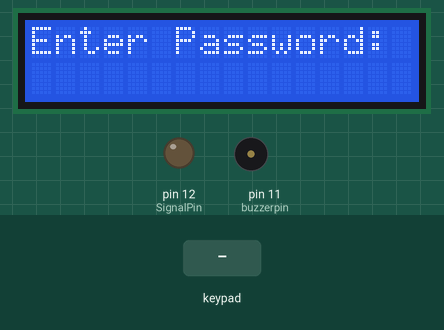
This sketch was run on a simulated Arduino Uno, built with avr-gcc and run on an emulated ATmega328P. On the bench: 16×2 character LCD, output pins drawn as LEDs (lit = HIGH), buzzer (waves = sounding). The inputs (shaded band) are chosen by the test bench.

Above: at 1.3 s.
1.4 s: keypad keys 1 3 9 7 2 2 2 # pressed 0.4 s apart
At 5.8 s:
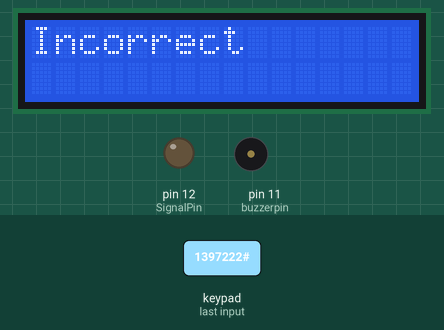
7.6 s: key 'A' pressed
At 8.8 s:
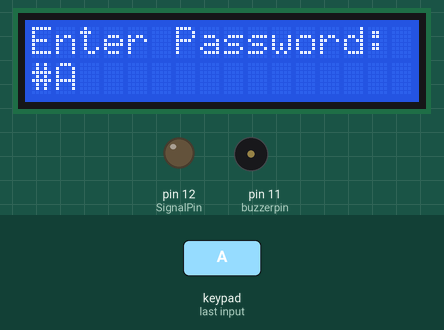
9.1 s: key 'B' pressed
At 10.3 s:
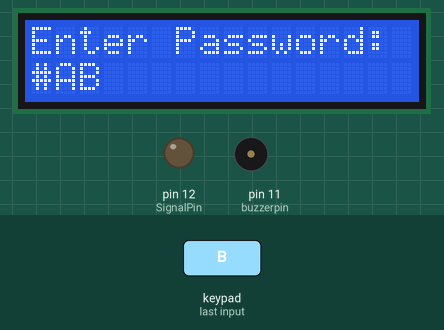
10.6 s: keypad keys 1 2 3 4 5 6 7 * pressed 0.4 s apart
At 15.7 s:
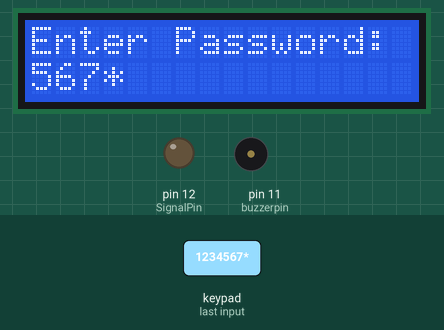
16.4 s: key 'C' pressed
At 17.6 s:
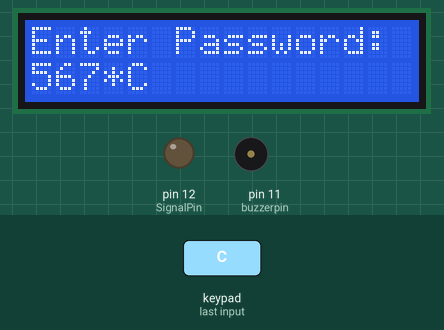
17.9 s: keypad keys 1 2 3 4 5 6 7 A pressed 0.4 s apart
At 23.0 s:
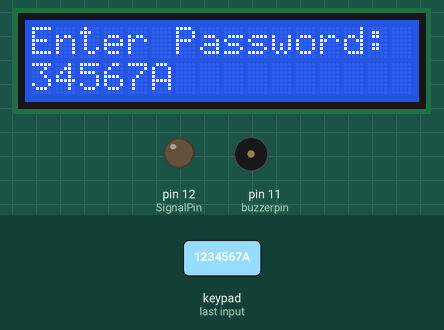
Timing chart, 0 to 24.3 s (numbered marks = the images above; inputs shaded):
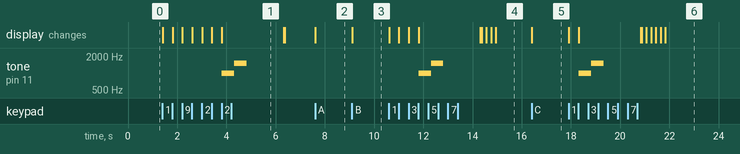

Measured:
- after the input at 1.4 s, tone on pin 11 (buzzerpin): silent → 1000 Hz after 2.4 s, → 1500 Hz 0.50 s later, → silent 0.50 s later; the display: first changes at once (image 1 shows a later state)
- after the input at 7.6 s, the display: changes at once (image 2)
- after the input at 9.1 s, the display: changes at once (image 3)
- after the input at 10.6 s, tone on pin 11 (buzzerpin): silent → 1000 Hz after 1.2 s, → 1500 Hz 0.50 s later, → silent 0.50 s later; the display: first changes at once (image 4 shows a later state)
- after the input at 16.4 s, the display: changes at once (image 5)
- after the input at 17.9 s, tone on pin 11 (buzzerpin): silent → 1000 Hz after 0.42 s, → 1500 Hz 0.50 s later, → silent 0.50 s later; the display: first changes at once (image 6 shows a later state)

The sketch:

sketch_jan25a_Password_keypad.ino
```cpp
#include <Wire.h>
#include <Keypad.h>
#include <LiquidCrystal_I2C.h>

#define Password_Length 8

int buzzerpin = 11;
int SignalPin = 12;

char Data [Password_Length];
char Master [Password_Length] = "1234567";
byte data_count = 0, master_count = 0;
bool pass_is_good;
char customKey;

const byte ROWS = 4; //four rows
const byte COLS = 4; //four columns

char hexaKeys[ROWS][COLS] = {
  {'1','2','3','A'},
  {'4','5','6','B'},
  {'7','8','9','C'},
  {'*','0','#','D'}
};

byte rowPins[ROWS] = {2, 3, 4, 5}; //connect to the row pinouts of the keypad
byte colPins[COLS] = {6, 7, 8, 9}; //connect to the column pinouts of the keypad

Keypad customKeypad = Keypad( makeKeymap(hexaKeys), rowPins, colPins, ROWS, COLS);

LiquidCrystal_I2C lcd(0x27, 16, 2);

void setup(){
  lcd.init();
  lcd.init();
  lcd.backlight();
  pinMode(SignalPin, OUTPUT);
  pinMode(buzzerpin,OUTPUT);
}

void loop() {
  lcd.setCursor(0,0);
  lcd.print("Enter Password: ");
  customKey = customKeypad.getKey();

  if (customKey){
    Data [data_count] = customKey;
    lcd.setCursor(data_count,1);
    lcd.print (Data [data_count]);
    data_count++;
  }

  if (data_count == Password_Length-1) {
    lcd.clear();
      if(!strcmp(Data,Master)) {
        lcd.print("Correct");
        digitalWrite(SignalPin, HIGH);
        delay(5000);
        digitalWrite(SignalPin, LOW);
        }
      else {
        lcd.print ("Incorrect");
        buzzer_sound();
        delay (1000);
      }

  lcd.clear ();
  clearData();
  }
}

void clearData () {
  while (data_count != 0) {
  Data [data_count--] = 0;
  }
  return;
}

void buzzer_sound() {
  tone (buzzerpin, 1000);
  delay(500);

  tone (buzzerpin, 1500);
  delay(500);

  noTone (buzzerpin);
  delay(500);
}
```
